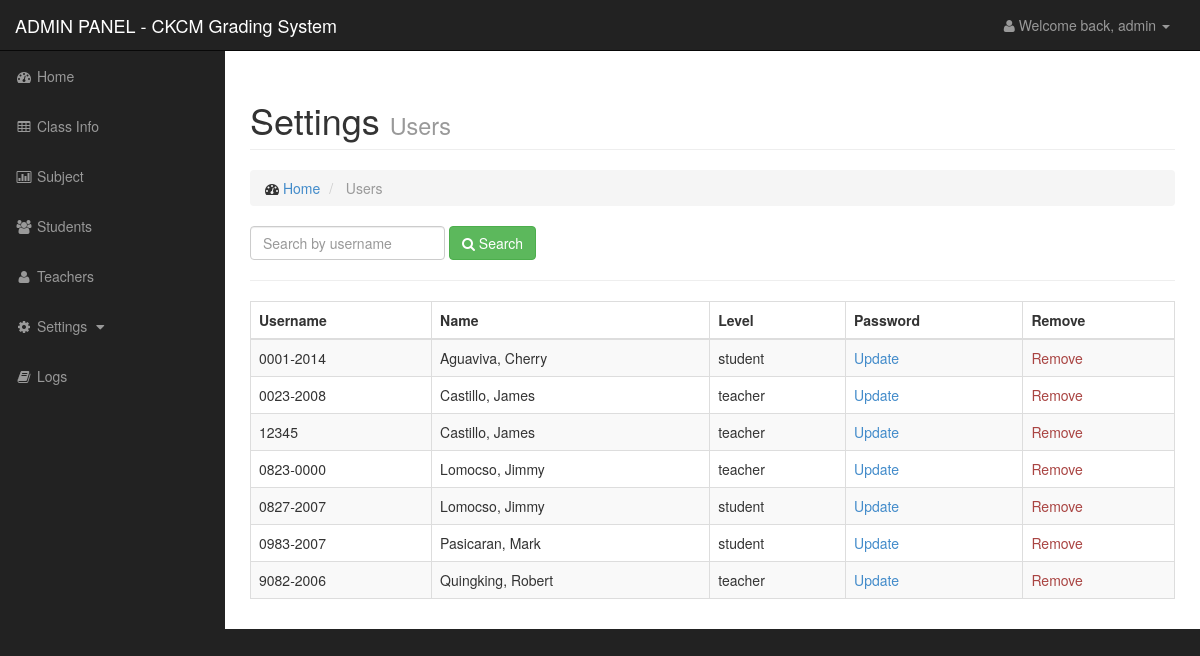
The page /admin/users.php (signed in) on the database its author committed.
### tables this page shows
CREATE TABLE IF NOT EXISTS `userdata` (
  `id` int(11) NOT NULL AUTO_INCREMENT,
  `username` varchar(100) NOT NULL,
  `password` varchar(100) NOT NULL,
  `fname` varchar(100) NOT NULL,
  `lname` varchar(100) NOT NULL,
  `level` varchar(100) NOT NULL,
  PRIMARY KEY (`id`)
);

### admin/data/settings_model.php (called while the page is built, shortened)
<?php
    $settings = new Datasettings();
    class Datasettings {
        function getuser($search){
            $user = $_SESSION['id'];
            $q = "select * from userdata where username !='$user' and username like '%$search%' order by lname asc";
            $r = mysql_query($q);
            return $r;
        }
    }
?>

### admin/users.php (the view, shortened to what this page needs)
<?php
    include('include/header.php');
    include('include/sidebar.php');
    include('data/settings_model.php');
    $search = isset($_POST['search']) ? $_POST['search']: null;
    $user = $settings->getuser($search);
?>
<div id="page-wrapper">
    <div class="container-fluid">
        <div class="row">
            <div class="col-lg-12">
                <h1 class="page-header">
                    Settings <small>Users</small>
                </h1>
                <ol class="breadcrumb">
                    <li>
                        <i class="fa fa-dashboard"></i> <a href="index.php">Home</a>
                    </li>
                    <li class="active">
                        Users
                    </li>
                </ol>
            </div>
        </div>
        <div class="row">
            <div class="col-lg-12">
                <div class="form-inline form-padding">
                    <form action="users.php" method="post">
                        <input type="text" class="form-control" name="search" placeholder="Search by username">
                        <button type="submit" name="submitsearch" class="btn btn-success"><i class="fa fa-search"></i> Search</button>
                    </form>
                </div>
            </div>
        </div>
        <hr />
        <div class="row">
            <div class="col-lg-12">
                <div class="table-responsive">
                    <table class="table table-striped table-bordered">
                        <thead><tr>
                            <th>Username</th>
                            <th>Name</th>
                            <th>Level</th>
                            <th>Password</th>
                            <th>Remove</th>
                        </tr></thead>
                        <tbody>
                        <?php while($row = mysql_fetch_array($user)): ?>
                            <tr>
                                <td><?php echo $row['username'];?></td>
                                <td><?php echo $row['lname'].', '.$row['fname'];?></td>
                                <td><?php echo $row['level'];?></td>
                                <td><a href="settings.php?username=<?php echo $row['username'];?>">Update</a></td>
                                <td><a href="data/data_model.php?q=delete&table=userdata&id=<?php echo $row['id']?>" title="Remove" class="text-danger confirmation">Remove</a></td>
                            </tr>
                        <?php endwhile; ?>
                        </tbody>
                    </table>
                </div>
            </div>
        </div>
    </div>
</div>
<?php include('include/footer.php');

### css/sb-admin.css (style rules this page uses)
body { margin-top: 100px; background-color: #222; }
@media (min-width:768px) { body { margin-top: 50px; } }
#page-wrapper { width: 100%; padding: 0; background-color: #fff; }
@media (min-width:768px) { #page-wrapper { padding: 10px; } }

### rows shown on the page
userdata: username "0001-2014", lname "Aguaviva", fname "Cherry", level "student"
userdata: username "0023-2008", lname "Castillo", fname "James", level "teacher"
userdata: username "12345", lname "Castillo", fname "James", level "teacher"
userdata: username "0823-0000", lname "Lomocso", fname "Jimmy", level "teacher"
userdata: username "0827-2007", lname "Lomocso", fname "Jimmy", level "student"
userdata: username "0983-2007", lname "Pasicaran", fname "Mark", level "student"
userdata: username "9082-2006", lname "Quingking", fname "Robert", level "teacher"

### other values the page prints
$_SESSION['level'] "admin"
